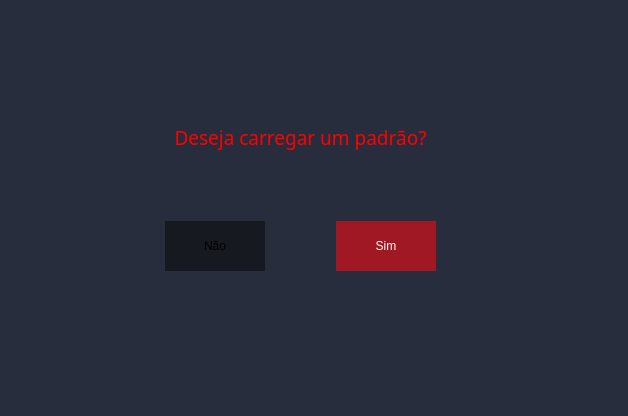
<?xml version="1.0" encoding="UTF-8"?>
<ui version="4.0">
 <class>Padrao</class>
 <widget class="QMainWindow" name="Padrao">
  <property name="geometry">
   <rect>
    <x>0</x>
    <y>0</y>
    <width>628</width>
    <height>416</height>
   </rect>
  </property>
  <property name="windowTitle">
   <string>MainWindow</string>
  </property>
  <property name="styleSheet">
   <string notr="true">background-color: rgb(39, 45, 60);</string>
  </property>
  <widget class="QWidget" name="centralwidget">
   <widget class="QWidget" name="verticalLayoutWidget">
    <property name="geometry">
     <rect>
      <x>100</x>
      <y>60</y>
      <width>401</width>
      <height>211</height>
     </rect>
    </property>
    <layout class="QVBoxLayout" name="verticalLayout">
     <item>
      <widget class="QLabel" name="label">
       <property name="font">
        <font>
         <family>Microsoft YaHei</family>
         <pointsize>14</pointsize>
        </font>
       </property>
       <property name="styleSheet">
        <string notr="true">color: rgb(255, 0, 0);
text-align: center;</string>
       </property>
       <property name="text">
        <string>Deseja carregar um padrão?</string>
       </property>
       <property name="alignment">
        <set>Qt::AlignCenter</set>
       </property>
      </widget>
     </item>
     <item>
      <layout class="QHBoxLayout" name="horizontalLayout">
       <item>
        <spacer name="horizontalSpacer_2">
         <property name="orientation">
          <enum>Qt::Horizontal</enum>
         </property>
         <property name="sizeHint" stdset="0">
          <size>
           <width>40</width>
           <height>20</height>
          </size>
         </property>
        </spacer>
       </item>
       <item>
        <widget class="QPushButton" name="btnNao">
         <property name="minimumSize">
          <size>
           <width>100</width>
           <height>50</height>
          </size>
         </property>
         <property name="font">
          <font>
           <family>Cantarell</family>
          </font>
         </property>
         <property name="styleSheet">
          <string notr="true">background-color: rgb(23, 25, 33);
border-radius: 0;</string>
         </property>
         <property name="text">
          <string>Não</string>
         </property>
        </widget>
       </item>
       <item>
        <spacer name="horizontalSpacer">
         <property name="orientation">
          <enum>Qt::Horizontal</enum>
         </property>
         <property name="sizeHint" stdset="0">
          <size>
           <width>40</width>
           <height>20</height>
          </size>
         </property>
        </spacer>
       </item>
       <item>
        <widget class="QPushButton" name="btnSim">
         <property name="minimumSize">
          <size>
           <width>100</width>
           <height>50</height>
          </size>
         </property>
         <property name="font">
          <font>
           <family>Cantarell</family>
          </font>
         </property>
         <property name="styleSheet">
          <string notr="true">color: rgb(255, 255, 255);
background-color: #9F1823;
border-radius:0px;
</string>
         </property>
         <property name="text">
          <string>Sim</string>
         </property>
        </widget>
       </item>
       <item>
        <spacer name="horizontalSpacer_3">
         <property name="orientation">
          <enum>Qt::Horizontal</enum>
         </property>
         <property name="sizeHint" stdset="0">
          <size>
           <width>40</width>
           <height>20</height>
          </size>
         </property>
        </spacer>
       </item>
      </layout>
     </item>
    </layout>
   </widget>
  </widget>
  <widget class="QMenuBar" name="menubar">
   <property name="geometry">
    <rect>
     <x>0</x>
     <y>0</y>
     <width>628</width>
     <height>30</height>
    </rect>
   </property>
  </widget>
  <widget class="QStatusBar" name="statusbar"/>
 </widget>
 <resources/>
 <connections/>
</ui>
